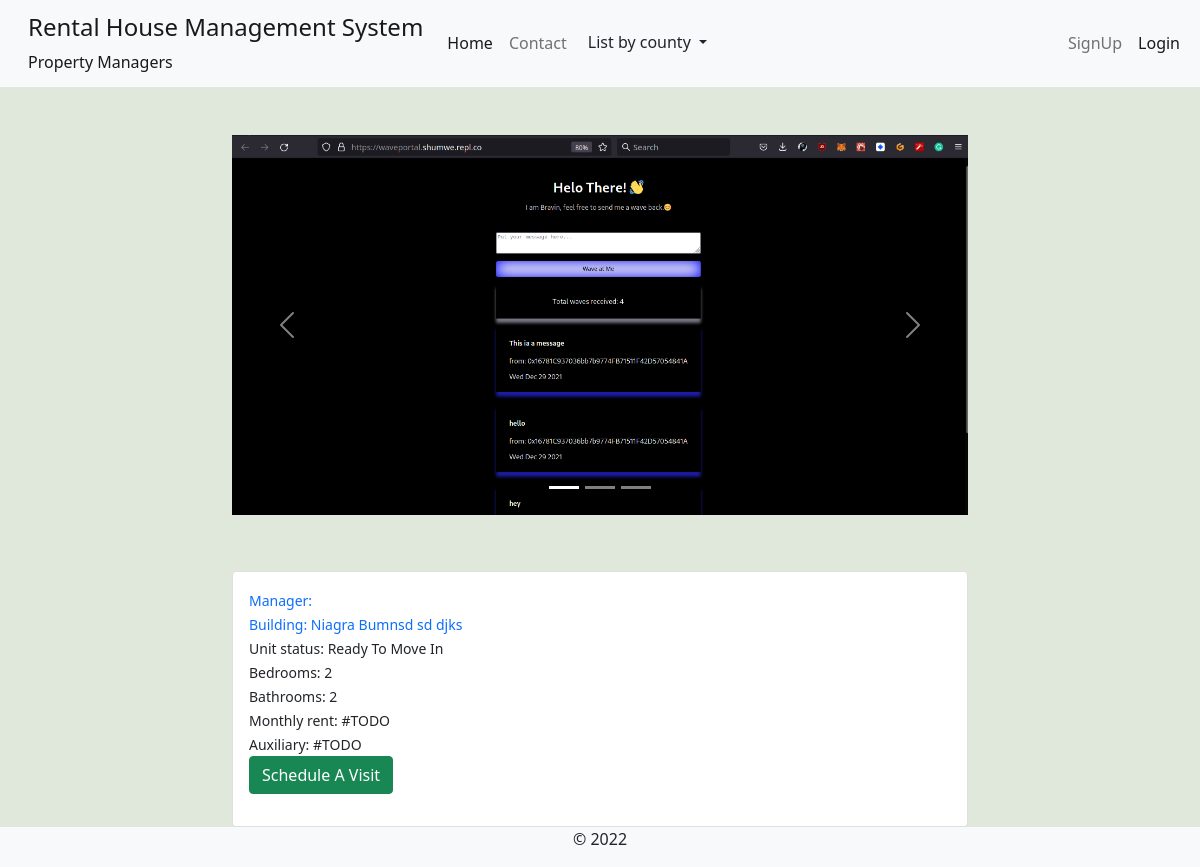
Page /unit-details/niagra-bumnsd-sd-djks/0001-niagra-bumnsd-sd-djks/ on the committed database.
### rental_property/models.py (models this page shows, shortened)
class UnitAlbum(models.Model):
    unit = models.ForeignKey(RentalUnit, on_delete=models.CASCADE)
    image = models.ImageField(upload_to=get_house_album_path, width_field='image_width', height_field='image_height')
    image_width = models.IntegerField(default=600)
    image_height = models.IntegerField(default=500)

class Building(models.Model):
    STATUS_CHOICES = [
        ('op', 'Operational'),
        ('um', 'Under Maintanance'),
        ('fo', 'Fully Occupied'),
        ('dc', 'Decomisioned'),
    ]
    estate = models.ForeignKey(Estate, on_delete=models.CASCADE, null=True, blank=True)
    name = models.CharField(max_length=100)
    slug = models.SlugField(max_length=100, unique=True)
    registered_owner = models.CharField(max_length=50)
    manager = models.ForeignKey(Managers, on_delete=models.CASCADE, related_name='building_manager')
    added_by = models.ForeignKey(User, on_delete=models.DO_NOTHING)
    address_line = models.CharField(max_length=50)
    county = models.ForeignKey(Counties, on_delete=models.CASCADE)
    country = models.CharField(max_length=50, default='Kenya')
    building_status = models.CharField(max_length=5, choices=STATUS_CHOICES)
    added = models.DateTimeField(default=datetime.now)
    updated = models.DateTimeField(auto_now=True)

class RentalUnit(models.Model):
    MAINTANANCE_STATUS_CHOICES = [
        ('nm', 'Needs Inspection'),
        ('ip', 'Inspection In Progress'),
        ('op', 'No Active Reports'),
    ]
    STATUS_CHOICES = [
        ('occupied', 'Currently Occupied'),
        ('ready', 'Ready To Move In'),
        ('hold', 'On Hold'),
        ('maintanance', 'Under Maintanance'),
    ]
    building = models.ForeignKey(Building, on_delete=models.CASCADE)
    unit_type = models.ForeignKey(UnitType, on_delete=models.CASCADE)
    added_by = models.ForeignKey(User, on_delete=models.CASCADE)
    unit_number = models.CharField(max_length=50)
    slug = models.SlugField(max_length=50, unique=True, blank=True, null=True, help_text='This field is autogenerated')
    bathrooms = models.PositiveIntegerField()
    bedrooms = models.PositiveIntegerField()
    dimension = models.CharField(max_length=50)
    kitchen = models.BooleanField(default=True)
    status = models.CharField(max_length=20, choices=STATUS_CHOICES)
    maintanance_status = models.CharField(max_length=6, choices=MAINTANANCE_STATUS_CHOICES, default='op')
    total_occupants = models.PositiveIntegerField(help_text="Number of people in the unit", null=True, blank=True)
    water_available = models.BooleanField(default=True)
    electricity_available = models.BooleanField(default=True)
    added = models.DateTimeField(default=datetime.now)
    updated = models.DateTimeField(auto_now=True)
    class Meta:
        unique_together = ('building', 'unit_number')

### rental_property/views.py (the view)
# urls.py: path('unit-details/<slug:building_slug>/<slug:unit_slug>/', views.unit_details, name='unit-details'),
def unit_details(request, building_slug, unit_slug):
    building = Building.objects.get(slug=building_slug)
    unit = RentalUnit.objects.get(building=building, slug=unit_slug)
    image_album = UnitAlbum.objects.filter(unit=unit)
    context = {
        'building': building,
        'unit': unit,
        'image_album': image_album,
        }
    return render(request, 'rental_property/unit_details.html', context)

### rental_property/context_processors.py (called while the page is built)
def counties_links(request):
    county_links = Counties.objects.all()
    return dict(county_links=county_links)

def my_managed_buildings(request):
    user_instance = request.user
    if user_instance.is_authenticated:
        manager_instance = Managers.objects.filter(associated_account=user_instance)[:1]
        managed_buildings = Building.objects.filter(manager=manager_instance)
        return dict(managed_buildings=managed_buildings)
    else:
        return {'False': False,}

### rental_property/models.py (called while the page is built)
    def get_url(self):
        return reverse('by-county', args=[self.slug])

### rental_property/templates/rental_property/unit_details.html
{% extends 'base.html' %}
{% block content %}
<br>
<section class="container" style="margin-top:2%;">
    <div class="row justify-content-center">
        <div class="col-md-8 col-sm-12">
            <div id="hrmscarousel" class="carousel slide" data-bs-ride="carousel">
                <ol class="carousel-indicators">
                    {% for photo in image_album %}
                    <li data-bs-target="#hrmscarousel" data-bs-slide-to="{{ forloop.counter0 }}" class="{% if forloop.counter0 == 0 %} active {% endif %}"></li>
                    {% endfor %}
                </ol>
                <div class="carousel-inner" role="listbox">
                    {% for photo in image_album %}
                    <div class="carousel-item {% if forloop.counter0 == 0 %} active {% endif %}">
                        <img class="d-block w-100" src="{{photo.image.url}}" alt="bng_slides">
                    </div>
                    {% endfor %}
                    <a class="carousel-control-prev" href="#hrmscarousel" role="button" data-bs-slide="prev">
                        <span class="carousel-control-prev-icon" aria-hidden="true"></span>
                        <span class="sr-only">Previous</span></a>
                    <a class="carousel-control-next" href="#hrmscarousel" role="button" data-bs-slide="next">
                        <span class="carousel-control-next-icon" aria-hidden="true"></span>
                        <span class="sr-only">Next</span></a>
                </div>
              </div>
        </div>
        <div class="container  mt-5 ">
            <div class="row d-flex justify-content-center">
              <div class="col-md-8">
                <div class="card p-3 mt-2">
                    <div class="justify-content-between align-items-center">
                        <div class="user flex-row align-items-center">
                          <small class="font-weight-bold text-primary">Manager: {{ building.manager.username }}</small> <br>
                          <small class="font-weight-bold text-primary">Building: {{ building.name }}</small>
                        </div>
                        <small class="font-weight-bold">Unit status: {{ unit.get_status_display}}</small> <br>
                        <small class="font-weight-bold">Bedrooms: {{unit.bedrooms}} </small> <br>
                        <small class="font-weight-bold">Bathrooms: {{unit.bathrooms}} </small> <br>
                        <small class="font-weight-bold">Monthly rent: #TODO </small> <br>
                        <small class="font-weight-bold">Auxiliary: #TODO</small> <br>
                        <div class="d-flex flex-row align-items-center">
                        {% if unit.status == 'occupied' %}
                        <p> <small> <span class="btn"> Already Occupied </span> </small></p>
                        {% else %}
                        <p> <small> <a href="{% url 'schedule-tour' unit.slug %}" class="btn btn-success"> Schedule A Visit </a> </small> </p> &nbsp;
                        {% endif %}
                        </div>
                    </div>
                </div>
              </div>
            </div>
          </div>
    </div>
</section>
{% endblock %}

### static/css/main.css (style rules this page uses)
:root { --header-height: 3rem; --nav-width: 68px; --first-color-light: #AFA5D9; --white-color: #F7F6FB; --body-font: 'Nunito', sans-serif; --normal-font-size: 1rem; --z-fixed: 100 }

### rows in the picture
UnitAlbum: image (picture)
Building: name "Niagra Bumnsd sd djks"
RentalUnit: status "Ready To Move In", bedrooms "2", bathrooms "2"
